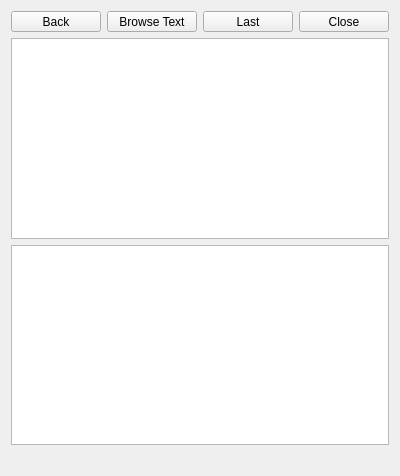
<?xml version="1.0" encoding="UTF-8"?>
<ui version="4.0">
 <class>dlgMainNotes</class>
 <widget class="QDialog" name="dlgMainNotes">
  <property name="geometry">
   <rect>
    <x>0</x>
    <y>0</y>
    <width>400</width>
    <height>476</height>
   </rect>
  </property>
  <property name="windowTitle">
   <string>Dialog</string>
  </property>
  <layout class="QGridLayout" name="gridLayout">
   <item row="2" column="0">
    <widget class="QPlainTextEdit" name="textBrowser"/>
   </item>
   <item row="1" column="0">
    <widget class="QTextEdit" name="textEdit"/>
   </item>
   <item row="0" column="0">
    <layout class="QHBoxLayout" name="horizontalLayout">
     <item>
      <widget class="QToolButton" name="btnBack">
       <property name="sizePolicy">
        <sizepolicy hsizetype="Preferred" vsizetype="Fixed">
         <horstretch>0</horstretch>
         <verstretch>0</verstretch>
        </sizepolicy>
       </property>
       <property name="minimumSize">
        <size>
         <width>0</width>
         <height>0</height>
        </size>
       </property>
       <property name="text">
        <string>Back</string>
       </property>
       <property name="icon">
        <iconset resource="src.qrc">
         <normaloff>:/src/back.png</normaloff>:/src/back.png</iconset>
       </property>
       <property name="iconSize">
        <size>
         <width>25</width>
         <height>25</height>
        </size>
       </property>
      </widget>
     </item>
     <item>
      <widget class="QToolButton" name="btnOpenText">
       <property name="sizePolicy">
        <sizepolicy hsizetype="Preferred" vsizetype="Fixed">
         <horstretch>0</horstretch>
         <verstretch>0</verstretch>
        </sizepolicy>
       </property>
       <property name="minimumSize">
        <size>
         <width>0</width>
         <height>0</height>
        </size>
       </property>
       <property name="text">
        <string>Browse Text</string>
       </property>
       <property name="icon">
        <iconset resource="src.qrc">
         <normaloff>:/src/opentxt.png</normaloff>:/src/opentxt.png</iconset>
       </property>
       <property name="iconSize">
        <size>
         <width>25</width>
         <height>25</height>
        </size>
       </property>
      </widget>
     </item>
     <item>
      <widget class="QToolButton" name="btnLastBrowse">
       <property name="sizePolicy">
        <sizepolicy hsizetype="Preferred" vsizetype="Fixed">
         <horstretch>0</horstretch>
         <verstretch>0</verstretch>
        </sizepolicy>
       </property>
       <property name="minimumSize">
        <size>
         <width>0</width>
         <height>0</height>
        </size>
       </property>
       <property name="text">
        <string>Last</string>
       </property>
       <property name="icon">
        <iconset resource="src.qrc">
         <normaloff>:/src/lasttxt.png</normaloff>:/src/lasttxt.png</iconset>
       </property>
       <property name="iconSize">
        <size>
         <width>25</width>
         <height>25</height>
        </size>
       </property>
      </widget>
     </item>
     <item>
      <widget class="QToolButton" name="btnCloseText">
       <property name="sizePolicy">
        <sizepolicy hsizetype="Preferred" vsizetype="Fixed">
         <horstretch>0</horstretch>
         <verstretch>0</verstretch>
        </sizepolicy>
       </property>
       <property name="minimumSize">
        <size>
         <width>0</width>
         <height>0</height>
        </size>
       </property>
       <property name="text">
        <string>Close</string>
       </property>
       <property name="icon">
        <iconset resource="src.qrc">
         <normaloff>:/src/closetxt.png</normaloff>:/src/closetxt.png</iconset>
       </property>
       <property name="iconSize">
        <size>
         <width>25</width>
         <height>25</height>
        </size>
       </property>
      </widget>
     </item>
    </layout>
   </item>
   <item row="3" column="0">
    <widget class="QLabel" name="lblInfo">
     <property name="text">
      <string/>
     </property>
    </widget>
   </item>
  </layout>
 </widget>
 <resources>
  <include location="src.qrc"/>
 </resources>
 <connections/>
</ui>
